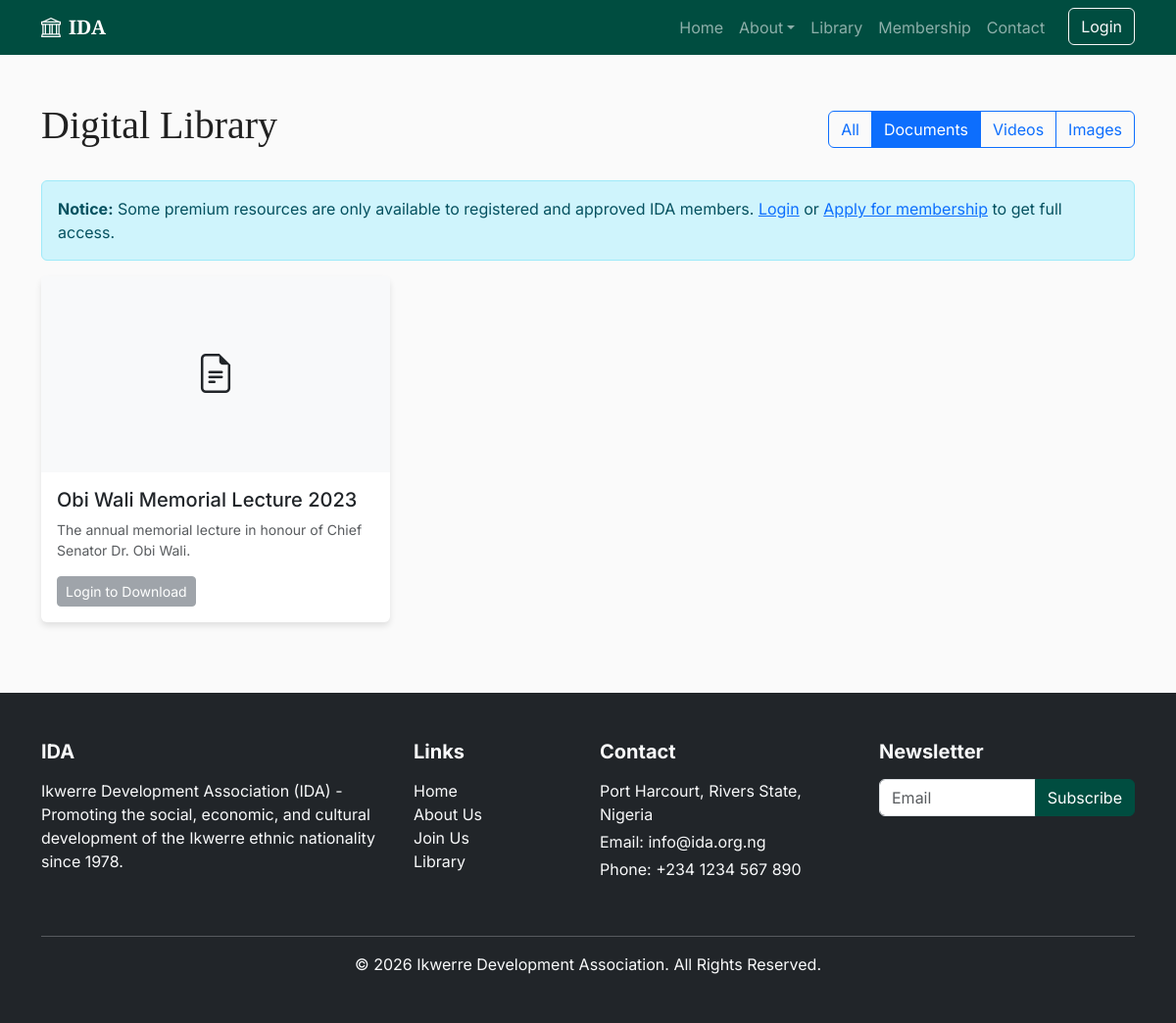
The page /library.php?type=document on the database its author committed.
### tables this page shows
CREATE TABLE IF NOT EXISTS `library` (
  `id` int(11) NOT NULL AUTO_INCREMENT,
  `title` varchar(255) NOT NULL,
  `type` enum('document','video','image') NOT NULL,
  `file_path` varchar(255) NOT NULL,
  `description` text DEFAULT NULL,
  `created_at` timestamp NOT NULL DEFAULT CURRENT_TIMESTAMP,
  PRIMARY KEY (`id`),
  KEY `created_at` (`created_at`)
);

### includes/functions.php (called while the page is built, shortened)
<?php
function isLoggedIn() {
    return isset($_SESSION['member_id']);
}
?>

### library.php (the view)
<?php
require_once 'includes/functions.php';
require_once 'includes/db.php';
include 'includes/header.php';
$type_filter = isset($_GET['type']) ? $_GET['type'] : 'all';
$items = [];
if (isset($pdo)) {
    $sql = "SELECT * FROM library";
    if ($type_filter != 'all') {
        $stmt = $pdo->prepare($sql . " WHERE type = ? ORDER BY created_at DESC");
        $stmt->execute([$type_filter]);
    } else {
        $stmt = $pdo->query($sql . " ORDER BY created_at DESC");
    }
    $items = $stmt->fetchAll();
}
?>
<div class="container my-5">
    <div class="d-flex justify-content-between align-items-center mb-4">
        <h1>Digital Library</h1>
        <div class="btn-group">
            <a href="library.php?type=all" class="btn btn-outline-primary <?php echo $type_filter == 'all' ? 'active' : ''; ?>">All</a>
            <a href="library.php?type=document" class="btn btn-outline-primary <?php echo $type_filter == 'document' ? 'active' : ''; ?>">Documents</a>
            <a href="library.php?type=video" class="btn btn-outline-primary <?php echo $type_filter == 'video' ? 'active' : ''; ?>">Videos</a>
            <a href="library.php?type=image" class="btn btn-outline-primary <?php echo $type_filter == 'image' ? 'active' : ''; ?>">Images</a>
        </div>
    </div>
    <?php if (!isLoggedIn()): ?>
        <div class="alert alert-info">
            <strong>Notice:</strong> Some premium resources are only available to registered and approved IDA members. <a href="login.php">Login</a> or <a href="register.php">Apply for membership</a> to get full access.
        </div>
    <?php endif; ?>
    <div class="row">
        <?php if (empty($items)): ?>
            <div class="col-12 text-center py-5">
                <p class="text-muted">No items found in this category.</p>
            </div>
        <?php else: ?>
            <?php foreach ($items as $item): ?>
                <div class="col-md-4 mb-4">
                    <div class="card h-100">
                        <?php if ($item['type'] == 'image'): ?>
                            <img src="<?php echo 'uploads/library/'. $item['type'] . '/' . $item['file_path']; ?>" class="card-img-top" alt="<?php echo $item['title']; ?>" onerror="this.src='https://via.placeholder.com/400x300?text=Image'">
                        <?php elseif ($item['type'] == 'video'): ?>
                            <div class="ratio ratio-16x9">
                                <iframe src="<?php echo $item['file_path']; ?>" title="<?php echo $item['title']; ?>" allowfullscreen></iframe>
                            </div>
                        <?php else: ?>
                            <div class="card-img-top bg-light d-flex align-items-center justify-content-center" style="height: 200px;">
                                <span class="fs-1">
                                    <i class="bi bi-file-earmark-text"></i>
                                </span>
                            </div>
                        <?php endif; ?>
                        <div class="card-body">
                            <h5 class="card-title"><?php echo $item['title']; ?></h5>
                            <p class="card-text small text-muted"><?php echo $item['description']; ?></p>
                            <?php if ($item['type'] == 'document'): ?>
                                <?php if (isLoggedIn()): ?>
                                    <a href="uploads/library/<?php echo $item['type'] . '/' . $item['file_path']; ?>" class="btn btn-primary btn-sm" download>Download PDF</a>
                                <?php else: ?>
                                    <button class="btn btn-secondary btn-sm" disabled>Login to Download</button>
                                <?php endif; ?>
                            <?php endif; ?>
                        </div>
                    </div>
                </div>
            <?php endforeach; ?>
        <?php endif; ?>
    </div>
</div>
<?php include 'includes/footer.php'; ?>

### css/style.css (style rules this page uses)
:root { --primary-color: #004d40; --secondary-color: #ffc107; --accent-color: #8d6e63; --text-dark: #212121; --text-light: #f5f5f5; }
body { font-family: 'Inter', sans-serif; color: var(--text-dark); background-color: #fafafa; }
h1, h2, h3, .navbar-brand { font-family: 'Playfair Display', serif; }
.card { border: none; box-shadow: 0 4px 6px rgba(0,0,0,0.1); transition: transform 0.3s ease; }

### rows shown on the page
library: type "document" (drawn), title "Obi Wali Memorial Lecture 2023", description "The annual memorial lecture in honour of Chief Senator Dr. Obi Wali."
